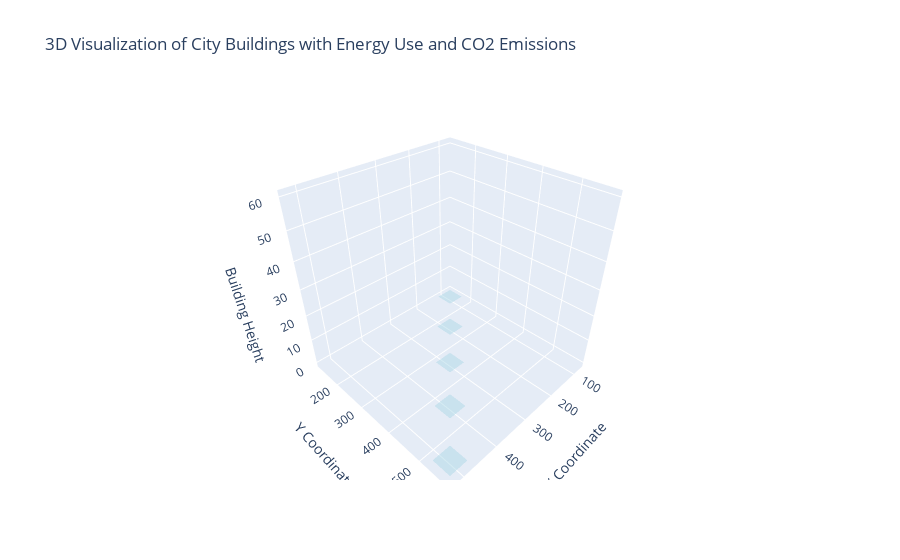

Write notebook code for a chart like this one.
### Code cell
import plotly.graph_objs as go
import pandas as pd

# 示例数据：建筑物的坐标、面积、能耗强度、碳排放
buildings = pd.DataFrame({
    'Building_ID': [1, 2, 3, 4, 5],
    'X_Coordinate': [100, 200, 300, 400, 500],
    'Y_Coordinate': [150, 250, 350, 450, 550],
    'Area_m2': [1000, 1500, 2000, 1500, 1000],
    'EUI_kWh_m2': [200, 180, 220, 210, 190],  # 能耗强度
    'CO2_Emission_kg': [5000, 7500, 10000, 7500, 5000]  # 碳排放量
})

# 假设每层建筑高度为3米，并根据面积估算楼层数和建筑高度
buildings['Estimated_Height'] = (buildings['Area_m2'] / 100) * 3  # 假设每100平方米1层，每层3米

# 创建Mesh3d对象，展示建筑物的体积
traces = []
for i in range(len(buildings)):
    x_base = [buildings['X_Coordinate'][i] - 25, buildings['X_Coordinate'][i] + 25] * 2
    y_base = [buildings['Y_Coordinate'][i] - 25] * 2 + [buildings['Y_Coordinate'][i] + 25] * 2
    z_base = [0, 0, 0, 0]
    
    x_top = [buildings['X_Coordinate'][i] - 25, buildings['X_Coordinate'][i] + 25] * 2
    y_top = [buildings['Y_Coordinate'][i] - 25] * 2 + [buildings['Y_Coordinate'][i] + 25] * 2
    z_top = [buildings['Estimated_Height'][i]] * 4
    
    trace = go.Mesh3d(
        x=x_base + x_top,
        y=y_base + y_top,
        z=z_base + z_top,
        color='lightblue',
        opacity=0.5,
        hoverinfo='text',
        text=f"EUI: {buildings['EUI_kWh_m2'][i]} kWh/m²<br>CO2: {buildings['CO2_Emission_kg'][i]} kg"
    )
    traces.append(trace)

layout = go.Layout(
    title='3D Visualization of City Buildings with Energy Use and CO2 Emissions',
    scene=dict(
        xaxis=dict(title='X Coordinate'),
        yaxis=dict(title='Y Coordinate'),
        zaxis=dict(title='Building Height')
    )
)

fig = go.Figure(data=traces, layout=layout)
fig.show()

### Figure 1 — Plotly figure (JSON) as saved in the notebook; plotly's stock layout.template omitted (floating-point values rounded to 4 significant figures)
{"data": [{"color": "lightblue", "hoverinfo": "text", "opacity": 0.5, "text": "EUI: 200 kWh/m²<br>CO2: 5000 kg", "type": "mesh3d", "x": [75, 125, 75, 125, 75, 125, 75, 125], "y": [125, 125, 175, 175, 125, 125, 175, 175], "z": [0, 0, 0, 0, 30, 30, 30, 30]}, {"color": "lightblue", "hoverinfo": "text", "opacity": 0.5, "text": "EUI: 180 kWh/m²<br>CO2: 7500 kg", "type": "mesh3d", "x": [175, 225, 175, 225, 175, 225, 175, 225], "y": [225, 225, 275, 275, 225, 225, 275, 275], "z": [0, 0, 0, 0, 45, 45, 45, 45]}, {"color": "lightblue", "hoverinfo": "text", "opacity": 0.5, "text": "EUI: 220 kWh/m²<br>CO2: 10000 kg", "type": "mesh3d", "x": [275, 325, 275, 325, 275, 325, 275, 325], "y": [325, 325, 375, 375, 325, 325, 375, 375], "z": [0, 0, 0, 0, 60, 60, 60, 60]}, {"color": "lightblue", "hoverinfo": "text", "opacity": 0.5, "text": "EUI: 210 kWh/m²<br>CO2: 7500 kg", "type": "mesh3d", "x": [375, 425, 375, 425, 375, 425, 375, 425], "y": [425, 425, 475, 475, 425, 425, 475, 475], "z": [0, 0, 0, 0, 45, 45, 45, 45]}, {"color": "lightblue", "hoverinfo": "text", "opacity": 0.5, "text": "EUI: 190 kWh/m²<br>CO2: 5000 kg", "type": "mesh3d", "x": [475, 525, 475, 525, 475, 525, 475, 525], "y": [525, 525, 575, 575, 525, 525, 575, 575], "z": [0, 0, 0, 0, 30, 30, 30, 30]}], "layout": {"scene": {"xaxis": {"title": {"text": "X Coordinate"}}, "yaxis": {"title": {"text": "Y Coordinate"}}, "zaxis": {"title": {"text": "Building Height"}}}, "title": {"text": "3D Visualization of City Buildings with Energy Use and CO2 Emissions"}}}
